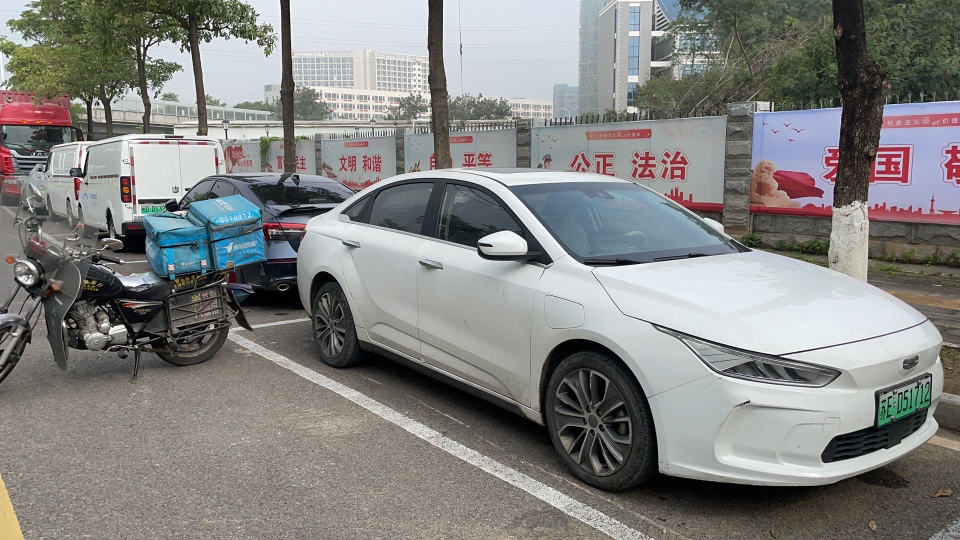
#> input picture backend/tests/plate.jpg, 1920 x 1080 px (shown at 1/2 size)
$ python -i rules.py   (imports and definitions only)
#> lines starting #> are read from the running program, lines starting #| are printed output that depends on the picture; after the words box and inside, x2 and y2 are one past the last pixel; in counts of white or black regions, pixels touching at a corner belong together
"""Conservative geometric candidates for a calibrated, stationary camera; never legal proof."""
from collections import Counter

import cv2
import numpy as np


class MotionGate:
    # [20 lines left out: functions __init__, update, not called in this run]

    def status(self):
        if self.valid<2: return 'INSUFFICIENT_BACKGROUND'
        return 'MOVING_CAMERA' if self.moving else 'STATIONARY'


# [44 lines left out: functions candidates, _usable, not called in this run]


def _box_point(vehicle, time_seconds):
    x1,y1,x2,y2=vehicle['box_normalized']
    return (time_seconds,y2,(x2-x1)*(y2-y1),vehicle.get('score',0),(x1+x2)/2)


# [279 lines left out: functions _points_for_track, _peer_median, _vehicle_for_plate, red_approach, red_approaches, red_light_candidate and 4 more, not called in this run]


def _longest_run(mask):
    best = run = 0
    for bit in mask:
        if bit:
            run += 1
            best = max(best, run)
        else:
            run = 0
    return best


def stop_y_of(gray):
    """Bright thin horizontal line. Returns normalized y, or None."""
    height, width = gray.shape
    best, row_at = 0, None
    values = gray.astype(np.int16)
    for row in range(int(height * .40), int(height * .82)):
        line = values[row]
        above = values[max(0, row - 2)]
        below = values[min(height - 1, row + 2)]
        bright = (line > above + 18) & (line > below + 18) & (line > 90)
        run = _longest_run(bright)
        if run > best:
            best, row_at = run, row
    if row_at is None or best < width * .35:
        return None
    return row_at / height


# [12 lines left out: function _line_solid, not called in this run]


def lane_lines_of(gray):
    """Nearly vertical bright lines. Horizontal stop lines are not lane lines."""
    height, width = gray.shape
    edges = cv2.Canny(gray, 50, 120)
    edges[:int(height * .35), :] = 0
    found = cv2.HoughLinesP(edges, 1, np.pi / 180, 18, minLineLength=max(12, height // 5), maxLineGap=6)
    lines = []
    if found is None:
        return lines
    for x1, y1, x2, y2 in np.asarray(found).reshape(-1, 4):
        x1, y1, x2, y2 = int(x1), int(y1), int(x2), int(y2)
        if abs(y2 - y1) < abs(x2 - x1) * .8:
            continue
        lines.append({
            'a': [x1 / width, y1 / height], 'b': [x2 / width, y2 / height],
            'solid': _line_solid(gray, x1, y1, x2, y2),
        })
    return lines[:8]


def frame_marks(image):
    small = cv2.resize(image, (160, 90), interpolation=cv2.INTER_AREA)
    gray = cv2.cvtColor(small, cv2.COLOR_BGR2GRAY)
    return {'stop_y': stop_y_of(gray), 'lines': lane_lines_of(gray)}


# [61 lines left out: functions lamp_off, stop_crossings, not called in this run]


def _bottom_center(vehicle):
    x1, y1, x2, y2 = vehicle['box_normalized']
    return ((x1 + x2) / 2, y2)


# [193 lines left out: functions _signed_line, _match_lines, _passed, _x_on_line, drive_events, _emergency and 2 more, not called in this run]

>>> import cv2
>>> picture = cv2.imread('tests/plate.jpg')
#> picture is the input picture: shape (1080, 1920, 3); mean B, G, R 129.2, 131.3, 131.3
>>> result = frame_marks(picture)
#> in frame_marks, `small = cv2.resize(image, (160, 90), interpolation=cv2.INTER_AREA)`:
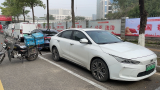
#> small: shape (90, 160, 3); mean B, G, R 129.2, 131.3, 131.3
#> in frame_marks, `gray = cv2.cvtColor(small, cv2.COLOR_BGR2GRAY)`:
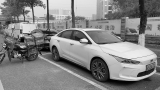
#> gray: shape (90, 160); min 1, max 242, mean 131.1
#> the loop in stop_y_of, `for row in range(int(height * .40), int(height * .82)):` made 37 passes
#> (run, row_at) on passes 1 to 2: (3, 36), (8, 37)
#> run on passes 3 to 8: 5, 6, 8, 7, 5, 5
#> after the loop in stop_y_of, `for row in range(int(height * .40), int(height * .82)):`: best = 8; row_at = 37
#> in lane_lines_of, `edges = cv2.Canny(gray, 50, 120)`:
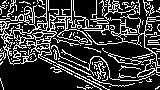
#> edges: shape (90, 160); 23.6% white in thin lines or dots
#> in lane_lines_of, `edges[:int(height * .35), :] = 0`:
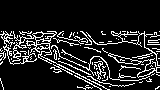
#> edges: shape (90, 160); 14% white in thin lines or dots, all inside (x1, y1, x2, y2) = (0, 31, 160, 90)
#> in lane_lines_of, `found = cv2.HoughLinesP(edges, 1, np.pi / 180, 18, minLineLength=max(1..`: found = 64 rows, first 6: [108, 41, 151, 44], [119, 75, 150, 80], [3, 52, 59, 55], [44, 60, 63, 62], [3, 47, 49, 43], [84, 47, 159, 67]
#> the loop in lane_lines_of, `for x1, y1, x2, y2 in np.asarray(found).reshape(-1, 4):` made 64 passes
#> (x1, y1, x2, y2) on passes 1 to 12: (108, 41, 151, 44), (119, 75, 150, 80), (3, 52, 59, 55), (44, 60, 63, 62), (3, 47, 49, 43), (84, 47, 159, 67), (0, 53, 27, 58), (0, 34, 68, 42), (3, 32, 63, 33), (135, 57, 159, 51), (115, 35, 136, 31), (20, 42, 67, 53)
#> after the loop in lane_lines_of, `for x1, y1, x2, y2 in np.asarray(found).reshape(-1, 4):`: lines = []
#> result = 2 items

$ run again, on backend/tests/traffic.jpg
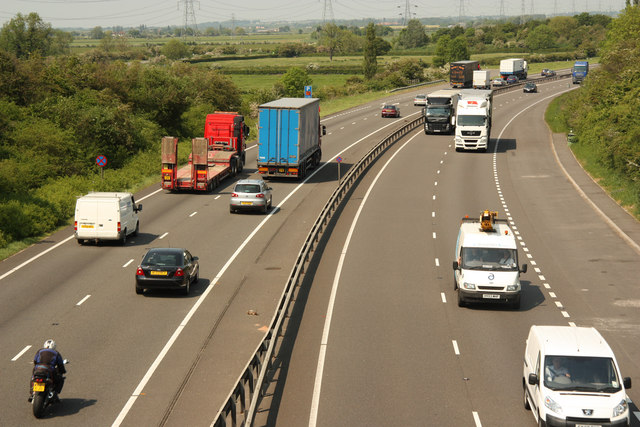
#> input picture backend/tests/traffic.jpg, 640 x 427 px
#> picture is the input picture: shape (427, 640, 3); mean B, G, R 95.2, 121.8, 132.3
#> in frame_marks, `gray = cv2.cvtColor(small, cv2.COLOR_BGR2GRAY)`:
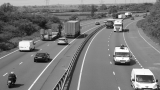
#> gray: shape (90, 160); min 8, max 255, mean 121.9
#> the loop in stop_y_of, `for row in range(int(height * .40), int(height * .82)):` made 37 passes
#> run on passes 1, 6, 23: 4, 8, 13
#> after the loop in stop_y_of, `for row in range(int(height * .40), int(height * .82)):`: best = 13; row_at = 58
#> in lane_lines_of, `edges[:int(height * .35), :] = 0`:
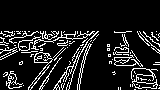
#> edges: shape (90, 160); 12.3% white in thin lines or dots, all inside (x1, y1, x2, y2) = (0, 31, 160, 90)
#> found = 42 rows, first 6: [108, 55, 127, 61], [75, 32, 97, 32], [42, 35, 96, 33], [1, 31, 25, 32], [22, 40, 53, 42], [114, 32, 137, 31]
#> the loop in lane_lines_of, `for x1, y1, x2, y2 in np.asarray(found).reshape(-1, 4):` made 42 passes
#> after the loop in lane_lines_of, `for x1, y1, x2, y2 in np.asarray(found).reshape(-1, 4):`: lines = 10 items
#> result = 2 items
